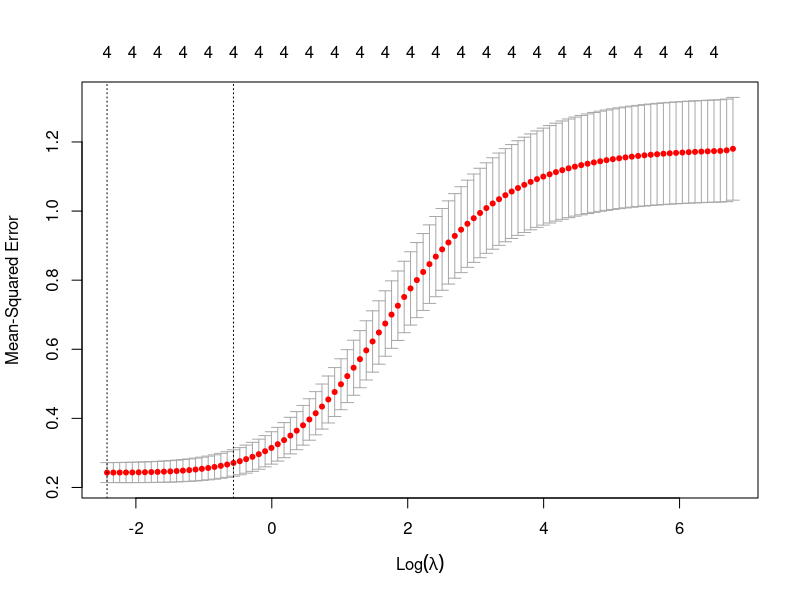

Reproduce this figure in R.
## ---- chunk 1
library(car)
library(glmnet)
library(knitr)
## ---- chunk 2
data <- read.csv("../data/raw/high_correlation_agriculture.csv")
head(data)
## ---- chunk 3
model_full <- lm(yield ~ nitrogen + rainfall, data = data)
summary(model_full)
vif(model_full)
## ---- chunk 4
model1 <- lm(yield ~ nitrogen, data = data)
summary(model1)
## ---- chunk 5
cmp <- data.frame(
  Model = c("nitrogen + rainfall", "nitrogen only"),
  R2 = c(summary(model_full)$r.squared, summary(model1)$r.squared),
  Adj_R2 = c(summary(model_full)$adj.r.squared, summary(model1)$adj.r.squared),
  AIC = c(AIC(model_full), AIC(model1))
)
kable(cbind(cmp[1], round(cmp[-1], 4)))
## ---- chunk 6
data$combined <- (data$nitrogen + data$rainfall) / 2
model2 <- lm(yield ~ combined, data = data)
summary(model2)
## ---- chunk 7
library(stats)
## ---- chunk 8
vars <- scale(data[, c("nitrogen", "rainfall")])
head(vars)
## ---- chunk 9
pca_result <- prcomp(vars)
summary(pca_result)
## ---- chunk 10
round(cor(pca_result$x), 4)
## ---- chunk 11
modelpca <- lm(yield ~ pca_result$x[, 1], data = data)
summary(modelpca)
## ---- chunk 12
vars3 <- scale(data[, c("nitrogen", "rainfall", "temperature")])
pca3  <- prcomp(vars3)
kable(round(summary(pca3)$importance, 4))
## ---- chunk 13
data1 <- read.csv("../data/raw/agricultural_yield_data.csv")
head(data1)
## ---- chunk 14
lm_check <- lm(Yield ~ Soil_Nitrogen + Soil_Phosphorus + Rainfall + Temperature, data = data1)
round(vif(lm_check), 2)
## ---- chunk 15
a <- as.matrix(data1[, c("Soil_Nitrogen", "Soil_Phosphorus", "Rainfall", "Temperature")])
b <- data1$Yield
## ---- chunk 16
set.seed(123)
ridge_model <- cv.glmnet(a, b, alpha = 0)
## ---- chunk 17
#| fig-height: 4
plot(ridge_model)
## ---- chunk 18
best_lambda <- ridge_model$lambda.min
best_lambda
## ---- chunk 19
Predicted_yield <- predict(ridge_model, s = best_lambda, newx = a)
head(Predicted_yield)
## ---- chunk 20
lm_coef    <- coef(lm_check)
ridge_coef <- as.matrix(coef(ridge_model, s = best_lambda))

shrink_tbl <- data.frame(
  Term = rownames(ridge_coef),
  OLS = round(as.numeric(lm_coef[rownames(ridge_coef)]), 4),
  Ridge = round(as.numeric(ridge_coef), 4)
)
kable(shrink_tbl)
## ---- chunk 21
lam <- c(light = min(ridge_model$lambda),
         balanced = best_lambda,
         strong = max(ridge_model$lambda))

lam_tbl <- sapply(lam, function(l) as.numeric(coef(ridge_model$glmnet.fit, s = l)))
rownames(lam_tbl) <- rownames(ridge_coef)
kable(round(lam_tbl, 4))
## ---- chunk 22
actual <- data1$Yield
rmse_ridge <- sqrt(mean((actual - as.numeric(Predicted_yield))^2))
rmse_lm    <- sqrt(mean(residuals(lm_check)^2))
kable(data.frame(Model = c("Ordinary regression", "Ridge"),
                 RMSE = round(c(rmse_lm, rmse_ridge), 4)))
